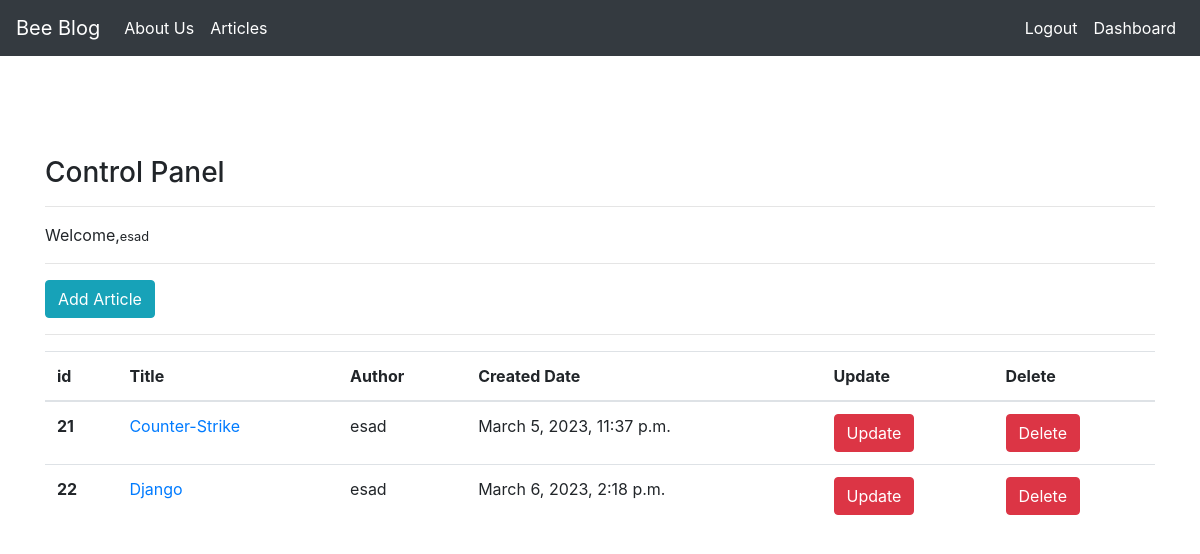
Screenshot of /articles/dashboard/ (signed in) with the database file from the repository.
### article/models.py (models this page shows, shortened)
class Article(models.Model):
    author=models.ForeignKey("auth.User",on_delete=models.CASCADE)
    title=models.CharField(max_length=50)
    content=RichTextField()
    created_date=models.DateTimeField(auto_now_add=True)
    article_image=models.ImageField(blank=True,null=True,verbose_name="Add image to the article")

### article/views.py (the view)
# urls.py: path('dashboard/',views.dashboard,name="dashboard"),
@login_required(login_url="user:login")
def dashboard(request):
    articles=Article.objects.filter(author=request.user)
    context={
        "articles":articles
    }
    return render(request,"dashboard.html",context)

### templates/dashboard.html
{% extends "layout.html" %}
{% block body %}
<h3>Control Panel</h3>
<hr>
<p>
    Welcome,<small>{{request.user.username}}</small>
</p>
<hr>
<a class="btn btn-info" href="{% url 'article:addarticle' %}">Add Article</a>
<hr>
{%if articles%}
<table class="table">
    <thead>
      <tr>
        <th scope="col">id</th>
        <th scope="col">Title</th>
        <th scope="col">Author</th>
        <th scope="col">Created Date</th>
        <th scope="col">Update</th>
        <th scope="col">Delete</th>
      </tr>
    </thead>
    <tbody>
    {%for article in articles%}
      <tr>
        <th scope="row">{{article.id}}</th>
        <td> <a href="{% url 'article:detail' article.id %}">{{article.title}}</a></td>
        <td>{{article.author}}</td>
        <td>{{article.created_date}}</td>
        <td><a href="{% url 'article:update' article.id %}" class="btn btn-danger">Update</a></td>
        <td><a href="{% url 'article:delete' article.id %}" class="btn btn-danger">Delete</a></td>
      </tr>
    {%endfor%}
    </tbody>
  </table>
{%else%}
<div class="alert alert-danger">You dont have any articles yet.</div>
{%endif%}
{% endblock body %}

### rows the page displays
Article: id "21", title "Counter-Strike", author "esad", created_date "March 5, 2023, 11:37 p.m."
Article: id "22", title "Django", author "esad", created_date "March 6, 2023, 2:18 p.m."

### other values shown
{{ request.user.username }} "esad"
